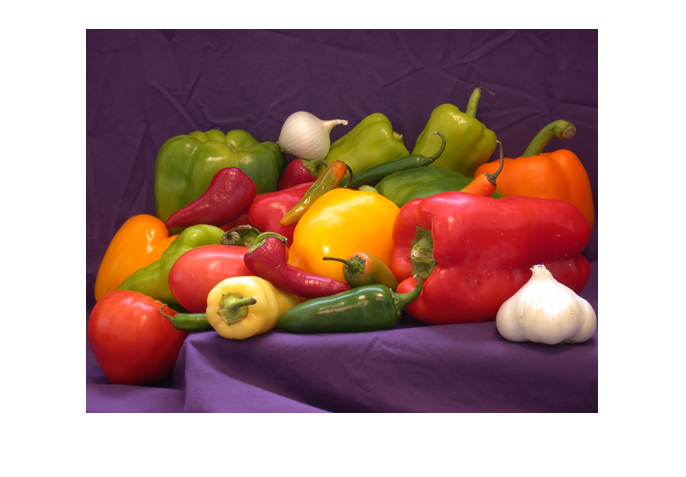
%> input picture Module 7/mypeppers.tif, 686 x 477 px
$ octave sample4.m   (GNU Octave 9; MATLAB toolbox functions it lacks are replaced by stand-ins)
%> lines starting %> are read from the running program, lines starting %| are printed output that depends on the picture; in (x1, y1, x2, y2) boxes, pixels count from 0 and x2, y2 are one past the last pixel; in counts of white or black regions, pixels touching at a corner belong together; the program's own positions count from 1
rgbImage = imread('mypeppers.tif');
%> rgbImage is the input picture: size 477x686x3 uint8; mean R, G, B 174.4, 141.7, 136.4
subplot(1,2,1);
imshow(rgbImage);
grayImage = rgb2gray(rgbImage);
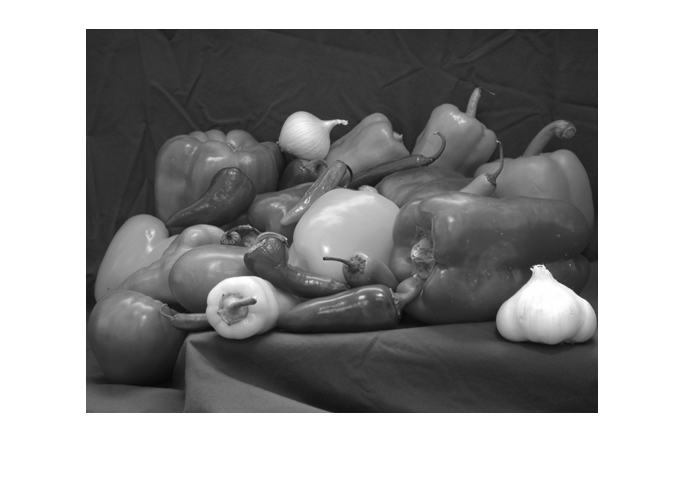
%> grayImage: size 477x686 uint8; min 8, max 255, mean 150.9
subplot(1,2,2);
edgeImage = edge(grayImage, 'Canny');
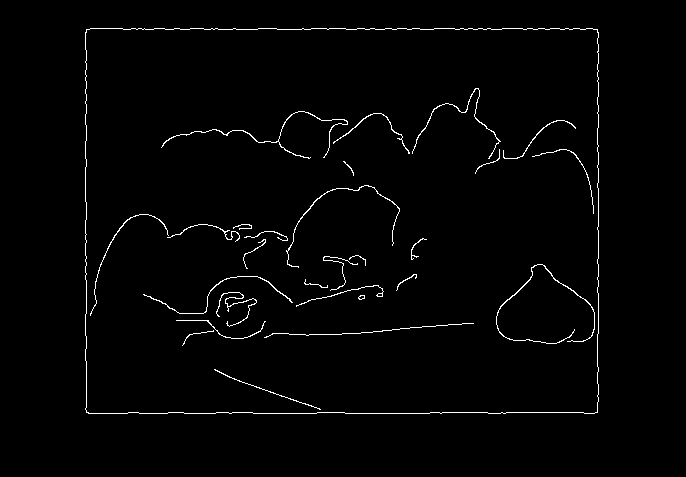
%> edgeImage: size 477x686 logical; 1.6% white in thin lines or dots, all inside (x1, y1, x2, y2) = (85, 28, 599, 414)
imshow(edgeImage, []);

$ run again, with Module 7/circuit.tif copied over Module 7/mypeppers.tif
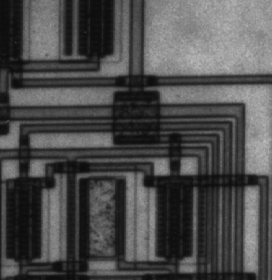
%> input picture Module 7/circuit.tif, 272 x 280 px
%> rgbImage is the input picture: size 280x272 uint8; min 12, max 191, mean 76.3
%> `edgeImage = edge(grayImage, 'Canny');`:
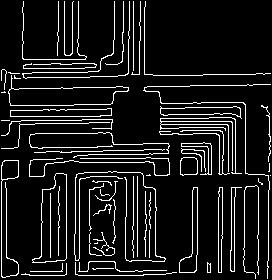
%> edgeImage: size 280x272 logical; 10% white in thin lines or dots
